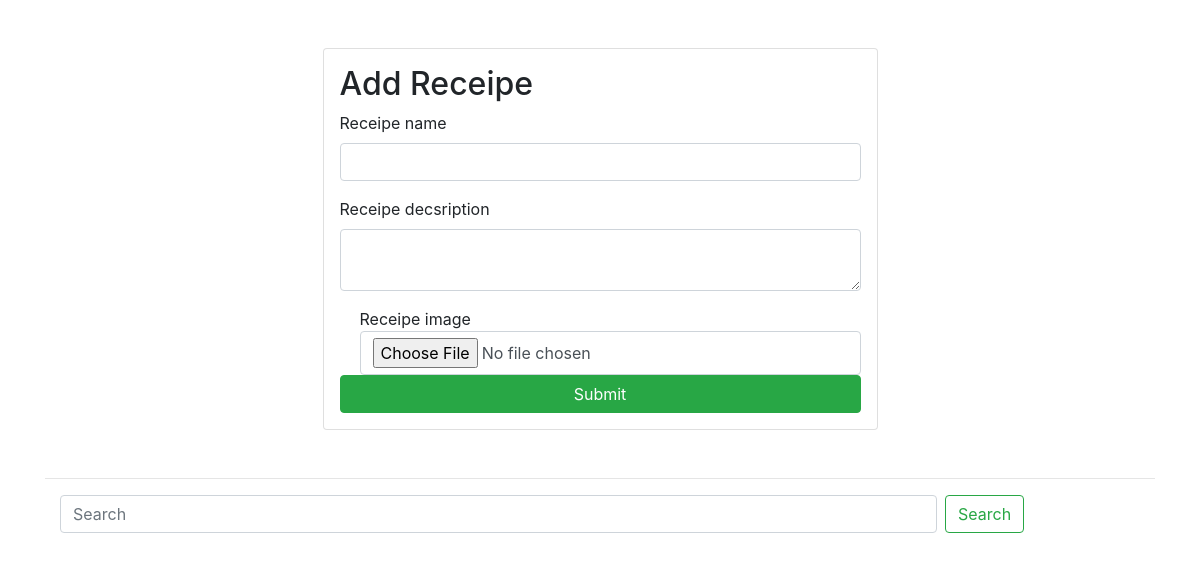
The page /receipe/ on the database as committed earlier.
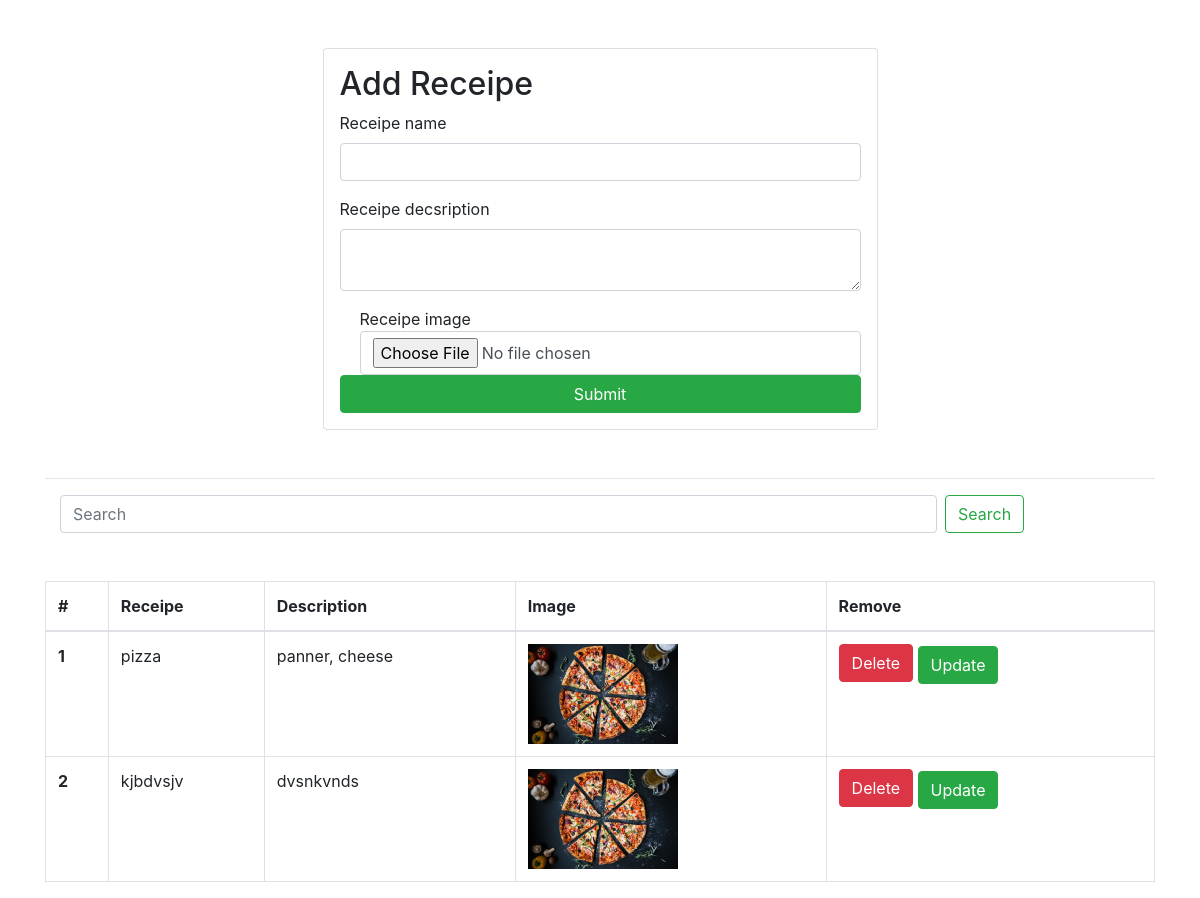
The same page on the database as committed later.
### receipe/models.py (models this page shows, shortened)
class Receipe(models.Model):
    user = models.ForeignKey(User, models.SET_NULL, blank=True, null=True)
    receipe_name = models.CharField(max_length=100)
    desc = models.CharField(max_length=800)
    image = models.FileField(upload_to='receipe/')

### receipe/views.py (the view, shortened to what this page needs)
# urls.py: path('receipe/', include('receipe.urls'))
def receipe(request):
    all_receipes = Receipe.objects.all()
    search_query = request.GET.get('search_receipe')
    if search_query:
        all_receipes = all_receipes.filter(receipe_name__icontains = search_query)
    context = {'all_receipes': all_receipes}
    return render(request, 'receipe/receipe.html', context)

### templates/receipe/receipe.html (shortened to what this page needs)
<!doctype html>
<html lang="en">
  <head>
    <link rel="stylesheet" href="https://cdn.jsdelivr.net/npm/bootstrap@4.0.0/dist/css/bootstrap.min.css">
  </head>
  <body class="container">
  <form class="col-6 mx-auto card p-3 shadow-lg my-5" action='/receipe/' method="post" enctype="multipart/form-data">
    <h2>Add Receipe</h2>
    <div class="form-group">
        <label for="exampleInputEmail1">Receipe name</label>
        <input name="receipe_name" type="text" class="form-control" required>
    </div>
    <div class="form-group">
        <label for="exampleInputPassword1">Receipe decsription</label>
        <textarea name="desc" class="form-control" required></textarea>
    </div>
    <div class="form-check">
        <label class="form-check-label" for="exampleCheck1">Receipe image</label>
        <input name="receipe-image" type="file" class="form-control">
    </div>
    <button type="submit" class="btn btn-success">Submit</button>
</form>
<hr>
<div class='container my-2'>
<form class="form-inline w-100" method="get">
  <div class="row w-100">
    <div class="col-10 pr-2">
     <input class="form-control mr-sm-2 w-100" name='search_receipe' type="search" placeholder="Search" aria-label="Search">
    </div>
    <div class="col-2 pl-0">
      <button class="btn btn-outline-success my-sm-0 " type="submit">Search</button>
    </div>
  </div>
</form>
</div>
{% if all_receipes %}
<table class="table table-bordered mt-5">
  <thead>
    <tr>
      <th scope="col">#</th>
      <th scope="col">Receipe</th>
      <th scope="col">Description</th>
      <th scope="col">Image</th>
      <th scope="col">Remove</th>
    </tr>
  </thead>
  {% endif %}
  <tbody>
    {% for receipe in all_receipes %}
    <tr>
      <th scope="row">{{forloop.counter}}</th>
      <td>{{receipe.receipe_name}}</td>
      <td>{{receipe.desc}}</td>
      <td><img src="/media/{{receipe.image}}" alt="noimage" style="height:100px"></td>
      <td>
        <a href="delete/{{receipe.id}}/" class="btn btn-danger mb-1"> Delete </a>
        <a href="update/{{receipe.id}}/" class="btn btn-success"> Update </a>
      </td>
    </tr>
    {% endfor %}
  </tbody>
</table>
  </body>
</html>

Rows that differ between the two databases and show on the page:
added Receipe: receipe_name "pizza", desc "panner, cheese", image (picture)
added Receipe: receipe_name "kjbdvsjv", desc "dvsnkvnds", image (picture)
Other text that changed with them:
text now shown: "# Receipe Description Image Remove"
